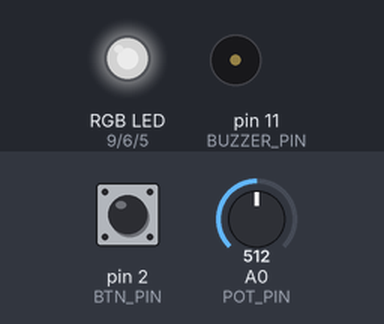
This sketch was run on a simulated Arduino Uno, built with avr-gcc and run on an emulated ATmega328P. On the bench: an RGB LED mixed from three pins (HIGH = lit), buzzer (waves = sounding). The inputs (shaded band) are chosen by the test bench; at power-on: pin 2 (BTN_PIN) HIGH, A0 (POT_PIN) = 512. Dim RGB values are drawn brighter than linear; what the sketch prints to the serial monitor is not drawn.

Above: at 1.2 s.
1.3 s: pin 2 (BTN_PIN) pulled LOW for 0.15 s
At 1.7 s:
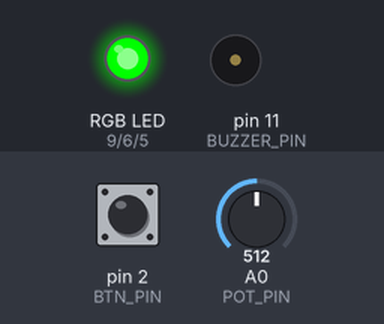
2.9 s: A0 (POT_PIN) set to 716
At 3.8 s:
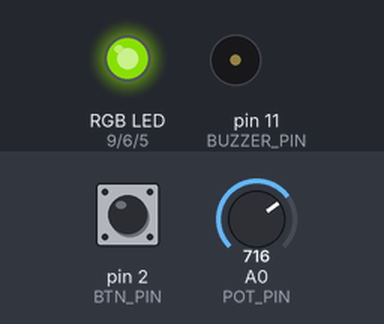
4.4 s: pin 2 (BTN_PIN) pulled LOW for 1 s
At 5.2 s:
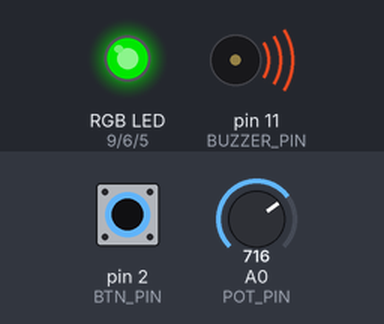
6.9 s: pin 2 (BTN_PIN) pulled LOW for 0.15 s
At 8.1 s:
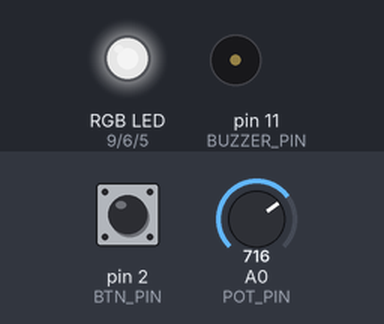
8.5 s: A0 (POT_PIN) set to 900
At 9.3 s:
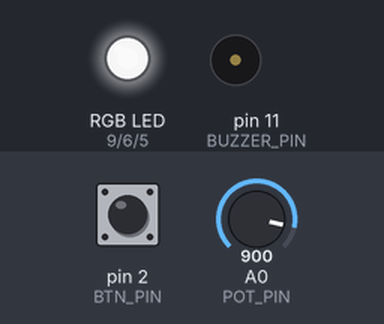
10.0 s: A0 (POT_PIN) set to 190
At 10.4 s:
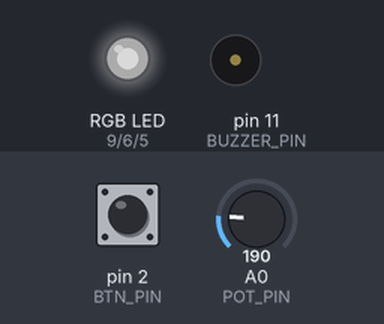
Timing chart, 0 to 12.5 s (numbered marks = the images above; inputs shaded):
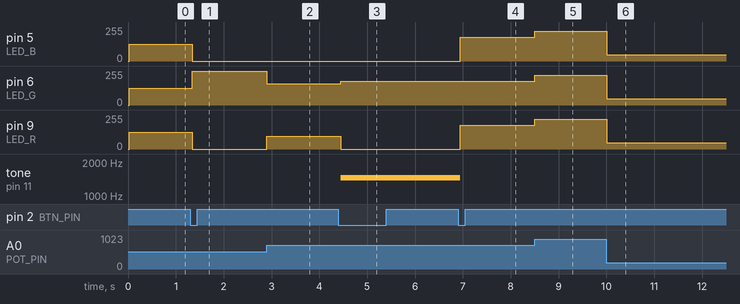

Measured:
- after the input at 1.3 s, pin 5 (LED_B), pin 9 (LED_R): 127/255 → 0/255 at once; pin 6 (LED_G): 127/255 → 255/255 at once
- after the input at 2.9 s, pin 6 (LED_G): 255/255 → 158/255 at once; pin 9 (LED_R): 0/255 → 97/255 at once
- after the input at 4.4 s, pin 6 (LED_G): 158/255 → 178/255 at once; pin 9 (LED_R): 97/255 → 0/255 at once; tone on pin 11 (BUZZER_PIN): silent → 1450 Hz at once
- after the input at 6.9 s, pin 5 (LED_B), pin 9 (LED_R): 0/255 → 178/255 after 0.05 s; tone on pin 11 (BUZZER_PIN): 1450 Hz → silent after 0.05 s
- after the input at 8.5 s, pin 5 (LED_B), pin 6 (LED_G), pin 9 (LED_R): 178/255 → 224/255 at once
- after the input at 10.0 s, pin 5 (LED_B), pin 6 (LED_G), pin 9 (LED_R): 224/255 → 47/255 at once

The sketch:

sketch.ino
```cpp
/*
 * 실습 5-5  통합 Analog Monitor (3모드)  —  Arduino UNO R3
 * ------------------------------------------------------------------
 * 회로 : 가변저항 양 끝 5V / GND, Wiper → A0
 *        LED R → D9, G → D6, B → D5   (각각 330Ω 직렬, PWM 핀)
 *        수동 부저 (+) → D11, (-) → GND
 *        D2 ↔ 푸시버튼 ↔ GND   (모드 변경 LAMP → COLOR → THEREMIN)
 *
 * 모드 : LAMP     — 3색 동일 밝기 무드등 (ADC → PWM 0~255)
 *        COLOR    — 파랑 → 초록 → 빨강 색상 게이지
 *                   0~50 %: B↓ G↑ / 50~100 %: G↓ R↑
 *        THEREMIN — 가변저항으로 음 높이 조절 (ADC → 200~2000 Hz, 10 Hz 단위)
 *
 * 출력 : MODE=COLOR ADC=612 V=2.99 Level=59% RGB=46/209/0 Freq=0
 *
 * 이 회로는 5주차 종합과제의 기본 골격이다 (DHT11, 습도바 LED, 버튼 3개를 추가).
 */

const int POT_PIN = A0;
const int LED_R = 9, LED_G = 6, LED_B = 5;
const int BUZZER_PIN = 11;
const int BTN_PIN = 2;
const int ADC_MAX = 1023;
const float VREF = 5.0;

enum Mode { MODE_LAMP, MODE_COLOR, MODE_THEREMIN };
const char* MODE_NAME[] = {"LAMP", "COLOR", "THEREMIN"};
Mode mode = MODE_LAMP;

int adc = 0, pct = 0, r = 0, g = 0, b = 0, freq = 0, lastFreq = 0;
unsigned long lastSampleMs = 0, lastPrintMs = 0;

const unsigned long DEBOUNCE_MS = 30;
int lastReading = HIGH, stableState = HIGH;
unsigned long lastChangeMs = 0;

bool buttonPressed() {
  int reading = digitalRead(BTN_PIN);
  if (reading != lastReading) { lastChangeMs = millis(); lastReading = reading; }
  if (millis() - lastChangeMs >= DEBOUNCE_MS && reading != stableState) {
    stableState = reading;
    return stableState == LOW;
  }
  return false;
}

void computeOutputs() {
  pct = (long)adc * 100 / ADC_MAX;                      // 0 ~ 100 %
  int pwm = map(adc, 0, ADC_MAX, 0, 255);
  freq = 0;
  switch (mode) {
    case MODE_LAMP:
      r = g = b = pwm;
      break;
    case MODE_COLOR:
      if (pct < 50) {                                   // 파랑 → 초록
        g = (int)(pct * 255.0 / 50 + 0.5); b = 255 - g; r = 0;
      } else {                                          // 초록 → 빨강
        r = (int)((pct - 50) * 255.0 / 50 + 0.5); g = 255 - r; b = 0;
      }
      break;
    case MODE_THEREMIN:
      freq = (200 + (long)adc * 1800 / ADC_MAX) / 10 * 10;   // 10 Hz 단위로 양자화
      r = 0; g = pwm; b = 0;                            // 음 높이를 초록 밝기로도 표시
      break;
  }
}

void applyOutputs() {
  analogWrite(LED_R, r); analogWrite(LED_G, g); analogWrite(LED_B, b);
  if (mode == MODE_THEREMIN) {
    if (freq != lastFreq) { tone(BUZZER_PIN, freq); lastFreq = freq; }   // 바뀔 때만 갱신
  } else if (lastFreq != 0) {
    noTone(BUZZER_PIN); lastFreq = 0;
  }
}

void setup() {
  Serial.begin(115200);
  pinMode(LED_R, OUTPUT); pinMode(LED_G, OUTPUT); pinMode(LED_B, OUTPUT);
  pinMode(BTN_PIN, INPUT_PULLUP);
  Serial.println(F("# 실습 5-5 Analog Monitor (UNO) - 버튼: LAMP → COLOR → THEREMIN"));
}

void loop() {
  if (buttonPressed()) {
    mode = (Mode)((mode + 1) % 3);
    Serial.print(F("# MODE -> ")); Serial.println(MODE_NAME[mode]);
  }

  if (millis() - lastSampleMs >= 20) {                  // 50 Hz 샘플링
    lastSampleMs = millis();
    adc = analogRead(POT_PIN);
    computeOutputs();
    applyOutputs();
  }

  if (millis() - lastPrintMs >= 200) {
    lastPrintMs = millis();
    Serial.print(F("MODE=")); Serial.print(MODE_NAME[mode]);
    Serial.print(F(" ADC=")); Serial.print(adc);
    Serial.print(F(" V=")); Serial.print(adc * VREF / 1024.0, 2);
    Serial.print(F(" Level=")); Serial.print(pct);
    Serial.print(F("% RGB=")); Serial.print(r); Serial.print('/'); Serial.print(g); Serial.print('/'); Serial.print(b);
    Serial.print(F(" Freq=")); Serial.println(freq);
  }
}
```
